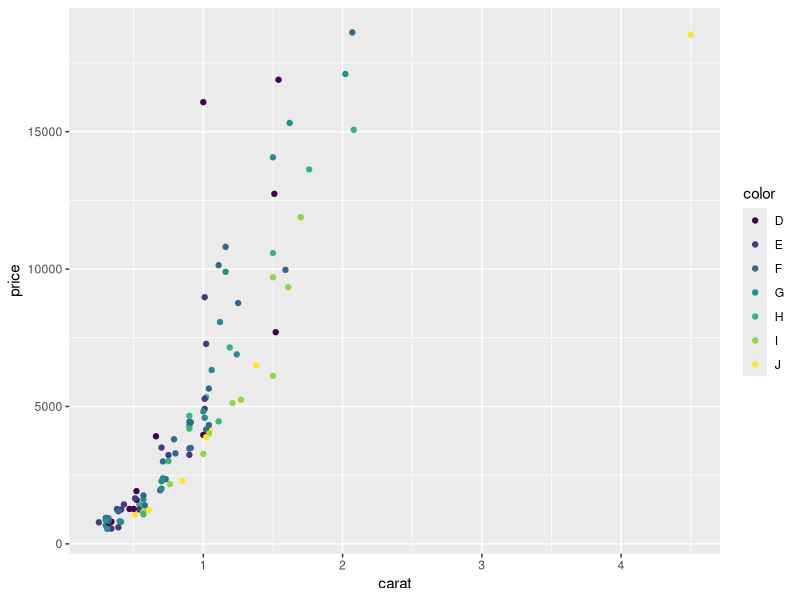
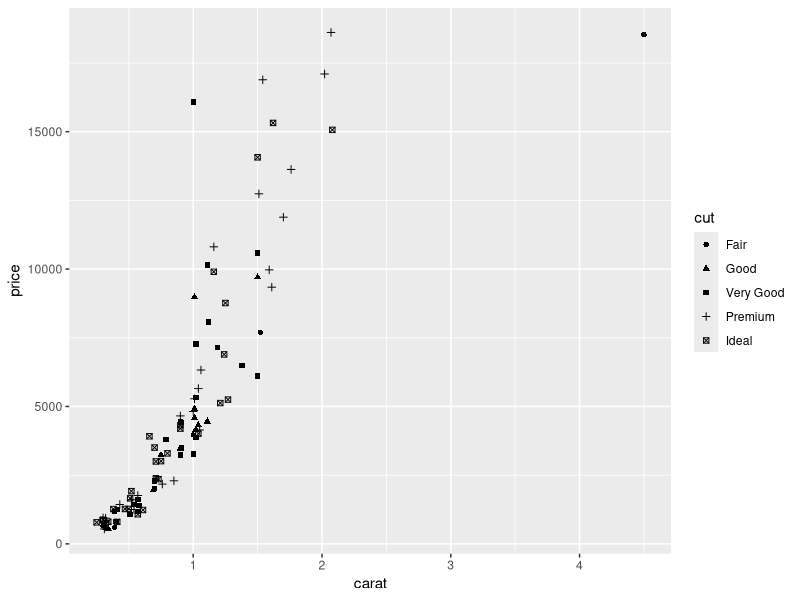

Here is the R script that generated these plots, in order:
library(ggplot2)
set.seed(1410)
dsmall <- diamonds[sample(nrow(diamonds), 100), ]
head(dsmall)
qplot(carat, price, data = dsmall, colour = color)
qplot(carat, price, data = dsmall, shape = cut)
